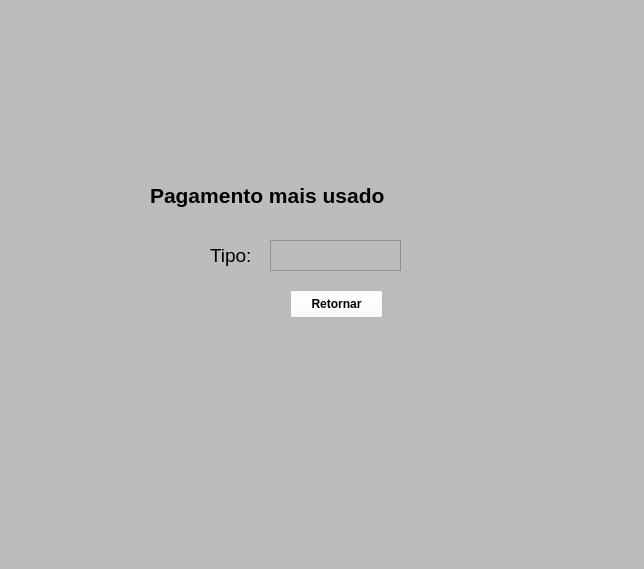
<?xml version="1.0" encoding="UTF-8"?>
<ui version="4.0">
 <class>MainWindow</class>
 <widget class="QMainWindow" name="MainWindow">
  <property name="geometry">
   <rect>
    <x>0</x>
    <y>0</y>
    <width>644</width>
    <height>569</height>
   </rect>
  </property>
  <property name="windowTitle">
   <string>MainWindow</string>
  </property>
  <property name="styleSheet">
   <string notr="true">background-color: rgb(188, 188, 188)</string>
  </property>
  <widget class="QWidget" name="centralwidget">
   <widget class="QLabel" name="label_5">
    <property name="geometry">
     <rect>
      <x>150</x>
      <y>180</y>
      <width>331</width>
      <height>31</height>
     </rect>
    </property>
    <property name="font">
     <font>
      <pointsize>16</pointsize>
      <weight>75</weight>
      <bold>true</bold>
     </font>
    </property>
    <property name="text">
     <string>Pagamento mais usado</string>
    </property>
   </widget>
   <widget class="QLabel" name="label_6">
    <property name="geometry">
     <rect>
      <x>210</x>
      <y>240</y>
      <width>51</width>
      <height>31</height>
     </rect>
    </property>
    <property name="font">
     <font>
      <pointsize>14</pointsize>
     </font>
    </property>
    <property name="text">
     <string>Tipo:</string>
    </property>
   </widget>
   <widget class="QListWidget" name="listWidget">
    <property name="geometry">
     <rect>
      <x>270</x>
      <y>240</y>
      <width>131</width>
      <height>31</height>
     </rect>
    </property>
   </widget>
   <widget class="QPushButton" name="pushButton">
    <property name="geometry">
     <rect>
      <x>290</x>
      <y>290</y>
      <width>93</width>
      <height>28</height>
     </rect>
    </property>
    <property name="font">
     <font>
      <weight>75</weight>
      <bold>true</bold>
     </font>
    </property>
    <property name="styleSheet">
     <string notr="true">background-color: rgb(255, 255, 255)</string>
    </property>
    <property name="text">
     <string>Retornar</string>
    </property>
   </widget>
  </widget>
  <widget class="QMenuBar" name="menubar">
   <property name="geometry">
    <rect>
     <x>0</x>
     <y>0</y>
     <width>644</width>
     <height>26</height>
    </rect>
   </property>
  </widget>
  <widget class="QStatusBar" name="statusbar"/>
 </widget>
 <resources/>
 <connections/>
</ui>
